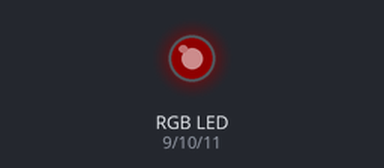
A sketch run on a simulated Arduino Uno, built with avr-gcc and run on an emulated ATmega328P. Parts: an RGB LED mixed from three pins (HIGH = lit). Dim RGB values are drawn brighter than linear.

Above: at 0.15 s.
At 4.96 s:
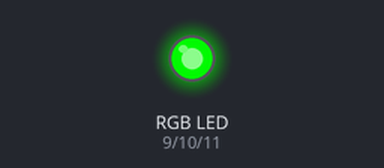
At 10.07 s:
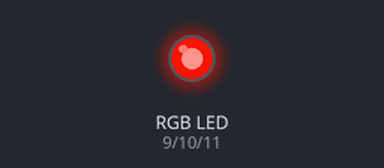
At 19.7 s:
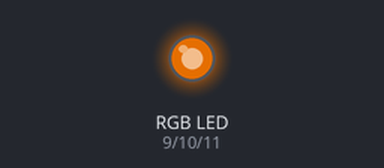
At 28.73 s:
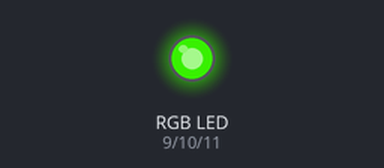
At 39.56 s:
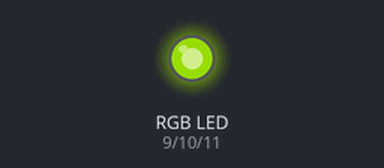
Timing chart, 0 to 40.0 s (numbered marks = the images above):
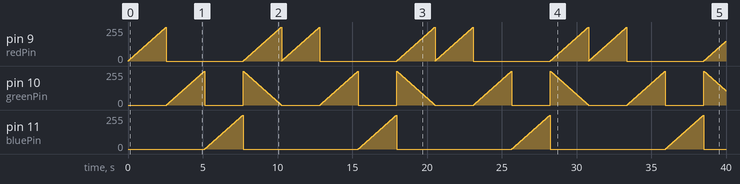

The sketch:

sketch.ino
```cpp
// Pinos PWM do LED RGB
const int redPin = 9;
const int greenPin = 10;
const int bluePin = 11;

void setup() {
  pinMode(redPin, OUTPUT);
  pinMode(greenPin, OUTPUT);
  pinMode(bluePin, OUTPUT);
}

void loop() {
  // Gradualmente muda o vermelho
  for (int r = 0; r <= 255; r++) {
    analogWrite(redPin, r);
    analogWrite(greenPin, 0);
    analogWrite(bluePin, 0);
    delay(10);
  }

  // Gradualmente muda o verde
  for (int g = 0; g <= 255; g++) {
    analogWrite(redPin, 0);
    analogWrite(greenPin, g);
    analogWrite(bluePin, 0);
    delay(10);
  }

  // Gradualmente muda o azul
  for (int b = 0; b <= 255; b++) {
    analogWrite(redPin, 0);
    analogWrite(greenPin, 0);
    analogWrite(bluePin, b);
    delay(10);
  }

  // Combina cores: vermelho + verde = amarelo
  for (int i = 0; i <= 255; i++) {
    analogWrite(redPin, i);
    analogWrite(greenPin, 255 - i);
    analogWrite(bluePin, 0);
    delay(10);
  }

  // Aqui você pode adicionar mais combinações de cores
}
```

Measured:
- by itself, pin 11 (bluePin): ramps from 0/255 to 255/255 and jumps back, once every 10.3 s
